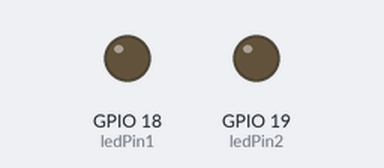
Bench run of a sketch on a simulated ESP32. Shown: output pins drawn as LEDs (lit = HIGH).

Above: at 0.05 s.
At 1.5 s:
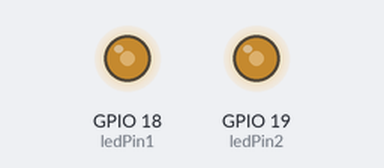
At 3.0 s:
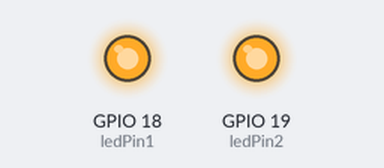
Timing chart, 0 to 6.9 s (numbered marks = the images above):
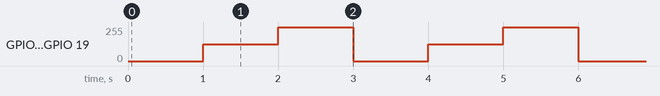

Measured:
- by itself, GPIO 18 (ledPin1), GPIO 19 (ledPin2): repeats every 3.0 s: 255/255 1.0 s, 0/255 1.0 s, 127/255 1.0 s

The sketch:

sketch_feb14b.ino
```cpp
int ch = 0;
int freq = 5000;
int resolution = 8;
//해상도 8비트, 16비트까지 설정 가능

int ledPin1 = 18;
int ledPin2 = 19;

void setup() {
  ledcSetup(ch, freq, resolution); //PWM 채널에 진동수, 해상도를 결정

  ledcAttachPin(ledPin1, ch);
  ledcAttachPin(ledPin2, ch);
}

void loop() {
  ledcWrite(ch, 0);
  delay(1000);
  ledcWrite(ch, 127);
  delay(1000);
  ledcWrite(ch, 255);
  delay(1000);
}
```
